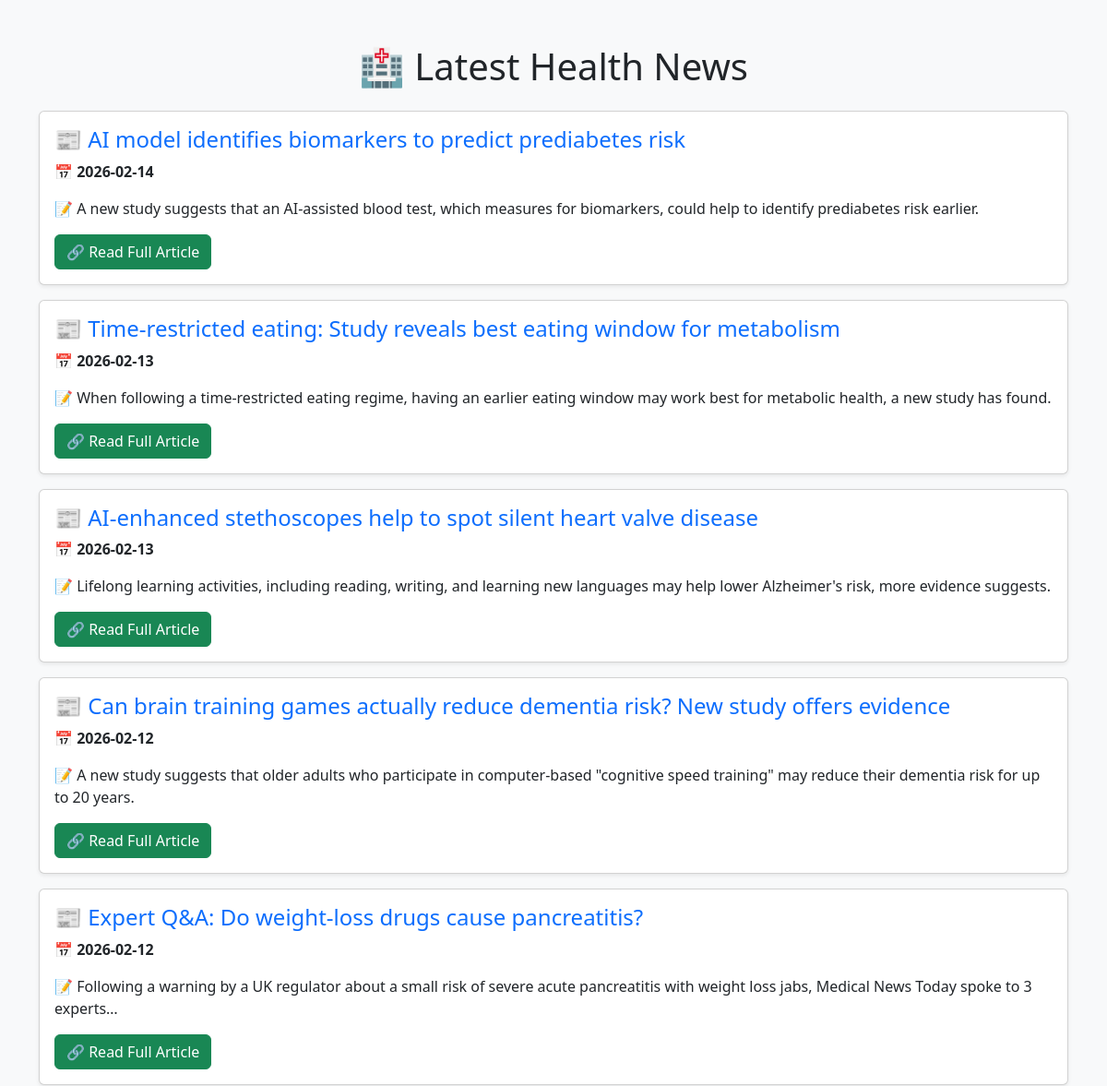
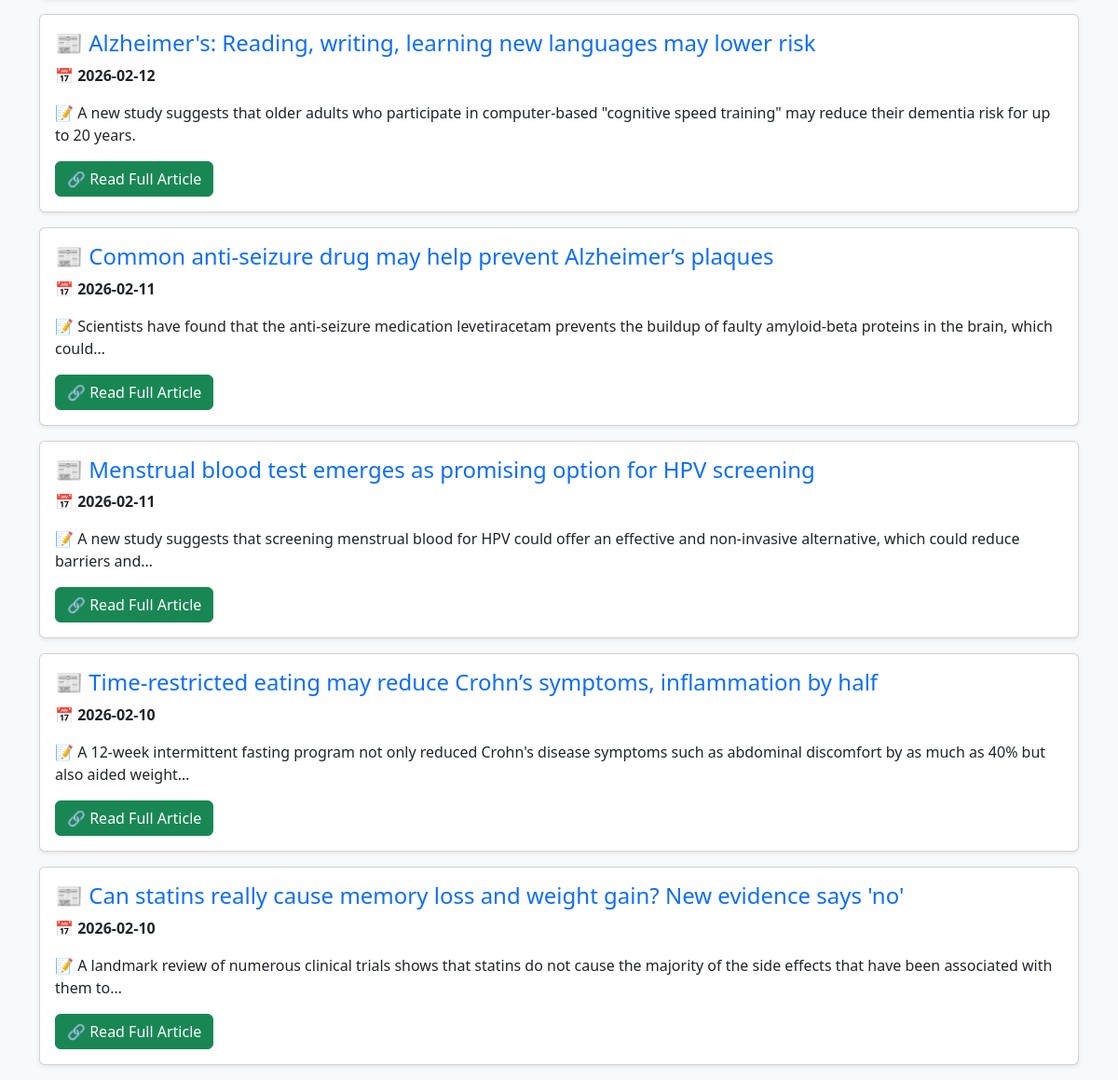
The page / on the database its author committed (2 pictures, top to bottom).
### tables this page shows
CREATE TABLE news (
        id INTEGER PRIMARY KEY AUTOINCREMENT,
        date TEXT NOT NULL,
        title TEXT UNIQUE, 
        description TEXT,
        news_url TEXT
    );

### app.py (the view)
@app.route("/")
def index():
    page = request.args.get("page", 1, type=int)  # Get the current page number
    limit = 10  # Number of articles per page
    offset = (page - 1) * limit  # Calculate the offset
    news = fetch_news(limit, offset)
    return render_template("index.html", news=news, page=page)

### app.py (called while the page is built)
def fetch_news(limit=10, offset=0):
    conn = sqlite3.connect("health_news.db")
    cursor = conn.cursor()
    cursor.execute("SELECT date, title, description, news_url FROM news ORDER BY date DESC LIMIT ? OFFSET ?", (limit, offset))
    news_list = cursor.fetchall()
    conn.close()
    return news_list

### templates/index.html (shortened to what this page needs)
<!DOCTYPE html>
<html lang="en">
<head>
    <link href="https://cdn.jsdelivr.net/npm/bootstrap@5.3.0/dist/css/bootstrap.min.css" rel="stylesheet">
</head>
<body class="bg-light">
    <div class="container mt-5">
        <h1 class="text-center mb-4">🏥 Latest Health News</h1>
        {% for article in news %}
        <div class="card mb-3 shadow-sm">
            <div class="card-body">
                <h4 class="card-title text-primary">📰 {{ article[1] }}</h4>
                <p class="card-text">📅 <strong>{{ article[0] }}</strong></p>
                <p class="card-text">📝 {{ article[2] }}</p>
                <a href="{{ article[3] }}" class="btn btn-success" target="_blank">🔗 Read Full Article</a>
            </div>
        </div>
        {% endfor %}
    </div>
</body>
</html>

### rows shown on the page
news: title "AI model identifies biomarkers to predict prediabetes risk", date "2026-02-14", description "A new study suggests that an AI-assisted blood test, which measures for biomarkers, could help to identify prediabetes risk earlier."
news: title "Time-restricted eating: Study reveals best eating window for metabolism", date "2026-02-13", description "When following a time-restricted eating regime, having an earlier eating window may work best for metabolic health, a new study has found."
news: title "AI-enhanced stethoscopes help to spot silent heart valve disease", date "2026-02-13", description "Lifelong learning activities, including reading, writing, and learning new languages may help lower Alzheimer's risk, more evidence suggests."
news: title "Can brain training games actually reduce dementia risk? New study offers evidence", date "2026-02-12", description "A new study suggests that older adults who participate in computer-based \"cognitive speed training\" may reduce their dementia risk for up to 20 years."
news: title "Expert Q&A: Do weight-loss drugs cause pancreatitis?", date "2026-02-12", description "Following a warning by a UK regulator about a small risk of severe acute pancreatitis with weight loss jabs, Medical News Today spoke to 3 experts…"
news: title "Alzheimer's: Reading, writing, learning new languages may lower risk", date "2026-02-12", description "A new study suggests that older adults who participate in computer-based \"cognitive speed training\" may reduce their dementia risk for up to 20 years."
news: title "Common anti-seizure drug may help prevent Alzheimer’s plaques", date "2026-02-11", description "Scientists have found that the anti-seizure medication levetiracetam prevents the buildup of faulty amyloid-beta proteins in the brain, which could…"
news: title "Menstrual blood test emerges as promising option for HPV screening", date "2026-02-11", description "A new study suggests that screening menstrual blood for HPV could offer an effective and non-invasive alternative, which could reduce barriers and…"
news: title "Time-restricted eating may reduce Crohn’s symptoms, inflammation by half", date "2026-02-10", description "A 12-week intermittent fasting program not only reduced Crohn's disease symptoms such as abdominal discomfort by as much as 40% but also aided weight…"
news: title "Can statins really cause memory loss and weight gain? New evidence says 'no'", date "2026-02-10", description "A landmark review of numerous clinical trials shows that statins do not cause the majority of the side effects that have been associated with them to…"
